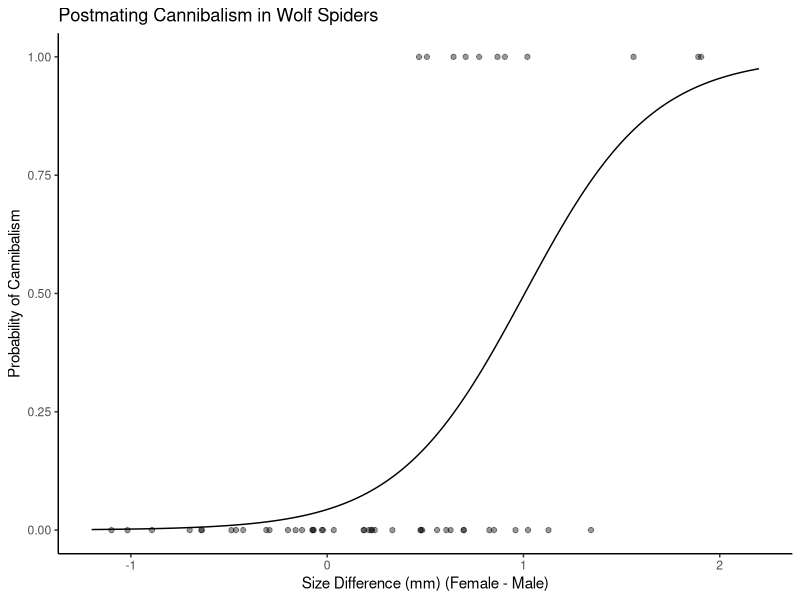

Source code (R):
## ---- chunk 1
knitr::opts_chunk$set(echo = TRUE)
library(tidyverse)
library(knitr)
## ---- chunk 2
spider <- read.csv("spiderCannibalism.csv")
spider.fit <- glm(Cannibalism ~ SizeDiff, data=spider, family=binomial(link=logit))
summary(spider.fit)
## ---- chunk 3
drop1(spider.fit, test="Chisq")
## ---- chunk 4
anova(spider.fit, test="LRT")
## ---- chunk 5
full <- glm(Cannibalism ~ SizeDiff, data=spider, family=binomial(link=logit))
reduced <- glm(Cannibalism ~ 1, data=spider, family=binomial(link=logit))
anova(reduced, full, test="LRT")
## ---- chunk 6
confint(spider.fit)
## ---- chunk 7
exp(confint(spider.fit))
## ---- chunk 8
exp(confint(spider.fit))/(1+exp(confint(spider.fit)))
## ---- chunk 9
predict(spider.fit)
## ---- chunk 10
predict(spider.fit, type="response")
## ---- chunk 11
spider.fit.plot.data <- data.frame(SizeDiff=seq(-1.2, 2.2, 0.01))
spider.fit.plot.data <- spider.fit.plot.data %>% 
  mutate(Predicted.Prob = predict(spider.fit, newdata=spider.fit.plot.data, type="response"))

head(spider.fit.plot.data)

ggplot() + 
  geom_jitter(data=spider, aes(x=SizeDiff, y=Cannibalism), height=0, width=0.1, alpha=0.4) +
  geom_line(data=spider.fit.plot.data, aes(x=SizeDiff, y=Predicted.Prob)) + 
    labs(x="Size Difference (mm) (Female - Male)",
       y="Probability of Cannibalism", 
       title="Postmating Cannibalism in Wolf Spiders") + 
  theme_classic()
## ---- chunk 12
knitr::include_graphics("http://www.users.miamioh.edu/hughesmr/hastingscutoff.gif")
## ---- chunk 13
donner <- read.csv("donnerparty.csv")
print(donner)
## ---- chunk 14
donner.fit <- glm(cbind(survived, died) ~ gender, data=donner, family=binomial(link=logit))
## ---- chunk 15
anova(donner.fit, test="LRT")
## ---- chunk 16
summary(donner.fit)
## ---- chunk 17
exp(coef(donner.fit)[2])
## ---- chunk 18
exp(confint(donner.fit))
## ---- chunk 19
predict(donner.fit, type="response")
